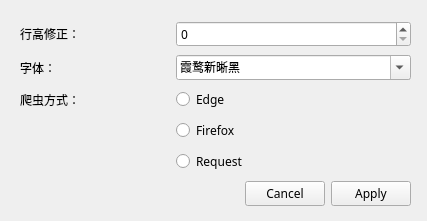
<?xml version="1.0" encoding="UTF-8"?>
<ui version="4.0">
 <class>Form</class>
 <widget class="QWidget" name="Form">
  <property name="geometry">
   <rect>
    <x>0</x>
    <y>0</y>
    <width>427</width>
    <height>221</height>
   </rect>
  </property>
  <property name="windowTitle">
   <string>Form</string>
  </property>
  <widget class="QWidget" name="gridLayoutWidget">
   <property name="geometry">
    <rect>
     <x>0</x>
     <y>0</y>
     <width>431</width>
     <height>231</height>
    </rect>
   </property>
   <layout class="QGridLayout" rowstretch="1,1,1,5,5,5,0,0,0,0,0,0,0,0,0" columnstretch="2,3" rowminimumheight="20,20,20,20,20,20,0,0,0,0,0,0,0,0,0">
    <property name="sizeConstraint">
     <enum>QLayout::SetDefaultConstraint</enum>
    </property>
    <property name="leftMargin">
     <number>20</number>
    </property>
    <property name="topMargin">
     <number>20</number>
    </property>
    <property name="rightMargin">
     <number>20</number>
    </property>
    <property name="bottomMargin">
     <number>20</number>
    </property>
    <property name="verticalSpacing">
     <number>7</number>
    </property>
    <item row="0" column="1">
     <widget class="QSpinBox" name="spinBox">
      <property name="font">
       <font>
        <family>Microsoft YaHei</family>
       </font>
      </property>
     </widget>
    </item>
    <item row="2" column="0">
     <widget class="QLabel" name="label_3">
      <property name="font">
       <font>
        <family>Microsoft YaHei</family>
       </font>
      </property>
      <property name="text">
       <string>爬虫方式：</string>
      </property>
     </widget>
    </item>
    <item row="3" column="1">
     <widget class="QRadioButton" name="radioButton_2">
      <property name="sizePolicy">
       <sizepolicy hsizetype="Minimum" vsizetype="Maximum">
        <horstretch>0</horstretch>
        <verstretch>0</verstretch>
       </sizepolicy>
      </property>
      <property name="font">
       <font>
        <family>Microsoft YaHei</family>
       </font>
      </property>
      <property name="text">
       <string>Firefox</string>
      </property>
     </widget>
    </item>
    <item row="1" column="1">
     <widget class="QFontComboBox" name="fontComboBox">
      <property name="font">
       <font>
        <family>Microsoft YaHei</family>
       </font>
      </property>
      <property name="currentText">
       <string>霞鹜新晰黑</string>
      </property>
     </widget>
    </item>
    <item row="2" column="1">
     <widget class="QRadioButton" name="radioButton_1">
      <property name="sizePolicy">
       <sizepolicy hsizetype="Minimum" vsizetype="Maximum">
        <horstretch>0</horstretch>
        <verstretch>0</verstretch>
       </sizepolicy>
      </property>
      <property name="font">
       <font>
        <family>Microsoft YaHei</family>
       </font>
      </property>
      <property name="text">
       <string>Edge</string>
      </property>
     </widget>
    </item>
    <item row="4" column="1">
     <widget class="QRadioButton" name="radioButton_3">
      <property name="sizePolicy">
       <sizepolicy hsizetype="Minimum" vsizetype="Maximum">
        <horstretch>0</horstretch>
        <verstretch>0</verstretch>
       </sizepolicy>
      </property>
      <property name="font">
       <font>
        <family>Microsoft YaHei</family>
       </font>
      </property>
      <property name="text">
       <string>Request</string>
      </property>
     </widget>
    </item>
    <item row="0" column="0">
     <widget class="QLabel" name="label_1">
      <property name="font">
       <font>
        <family>Microsoft YaHei</family>
       </font>
      </property>
      <property name="text">
       <string>行高修正：</string>
      </property>
     </widget>
    </item>
    <item row="1" column="0">
     <widget class="QLabel" name="label_2">
      <property name="font">
       <font>
        <family>Microsoft YaHei</family>
       </font>
      </property>
      <property name="text">
       <string>字体：</string>
      </property>
     </widget>
    </item>
    <item row="5" column="1">
     <widget class="QDialogButtonBox" name="buttonBox">
      <property name="font">
       <font>
        <family>Microsoft YaHei</family>
       </font>
      </property>
      <property name="orientation">
       <enum>Qt::Horizontal</enum>
      </property>
      <property name="standardButtons">
       <set>QDialogButtonBox::Apply|QDialogButtonBox::Cancel</set>
      </property>
      <property name="centerButtons">
       <bool>false</bool>
      </property>
     </widget>
    </item>
   </layout>
  </widget>
 </widget>
 <resources/>
 <connections/>
</ui>
